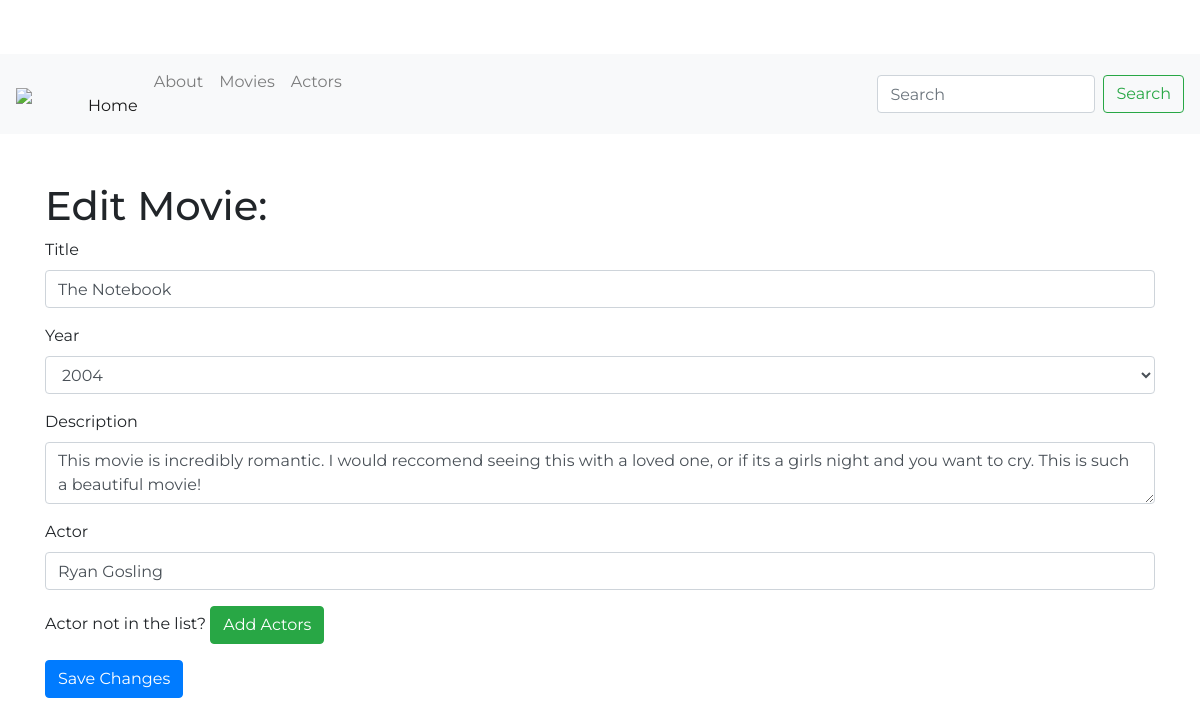
Screenshot of /movies/edit/1 with the database file from the repository.
### movie.py (models this page shows)
class Movie(db.Model):
    __tablename__= 'movies'
    id = db.Column(db.Integer, primary_key=True)
    title = db.Column(db.String(64))
    year = db.Column(db.Integer)
    description = db.Column(db.Text)
    actor_id = db.Column(db.Integer, db.ForeignKey('actors.id'))

class Actor(db.Model):
    __tablename__= 'actors'
    id = db.Column(db.Integer, primary_key=True)
    name = db.Column(db.String(64))
    age = db.Column(db.Integer)
    movies = db.relationship('Movie', backref='actor', cascade='delete')

### movie.py (the view, shortened to what this page needs)
@app.route('/movies/edit/<int:id>', methods=['GET', 'POST'])
def edit_movies(id):
    movie = Movie.query.filter_by(id=id).first()
    actors = Actor.query.all()
    if request.method == 'GET':
        return render_template('movie-edit.html', movie=movie, actors=actors)

### templates/movie-edit.html (shortened to what this page needs)
{% extends "base.html"%}
{% block content%}
  <div class="container">
    <h1 class="mt-5"> Edit Movie:</h1>
    <form action="/movies/edit/{{movie.id}}" method="post">
      <div class="form-group">
        <label>Title</label>
        <input class="form-control" type="text" name="title" value="{{movie.title}}" required="true">
      </div>
      <div class="form-group">
        <label>Year</label>
        <select class="form-control" name="year">
          {% for i in range(1930, 2025) %}
            {% if i == movie.year %}
              <option selected="selected">{{i}}</option>
            {% else %}
              <option>{{i}}</option>
            {% endif %}
          {% endfor %}
        </select>
      </div>
      <div class="form-group">
        <label>Description</label>
        <textarea class="form-control" name="description" required="true">{{movie.description}}</textarea>
      </div>
      <div class="form-group">
        <label>Actor</label>
        <input class="form-control" type="text" name="actor" value="{{movie.actor.name}}" required="true">
      </div>
      <div class="form-group">
        Actor not in the list? <a href="/actors/add" class="btn btn-success" role="button" aria-disabled="true">Add Actors</a>
      </div>
      <button type="submit" class="btn btn-primary">Save Changes</button>
    </form>
  </div>
{% endblock%}

### static/css/main.css (style rules this page uses)
body { padding-top: 54px; font-family: 'Montserrat', sans-serif; }

### rows the page displays
Movie: title "The Notebook", year "2004", description "This movie is incredibly romantic. I would reccomend seeing this with a loved one, or if its a girls night and you want to cry. This is such a beautiful movie!"
Actor: actor "Ryan Gosling"
